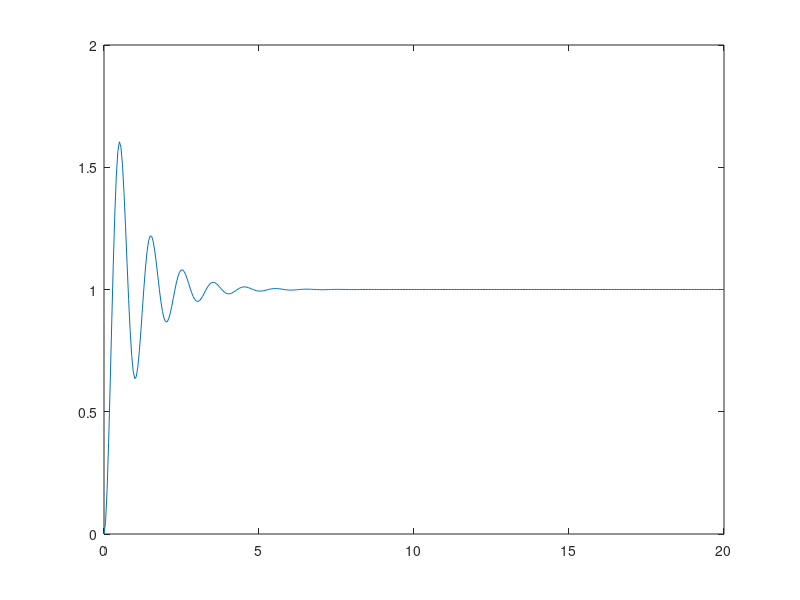
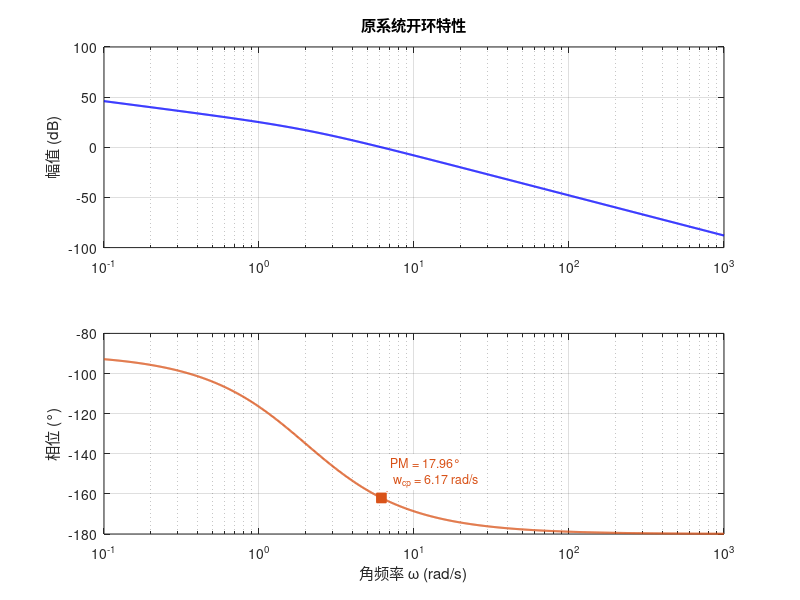
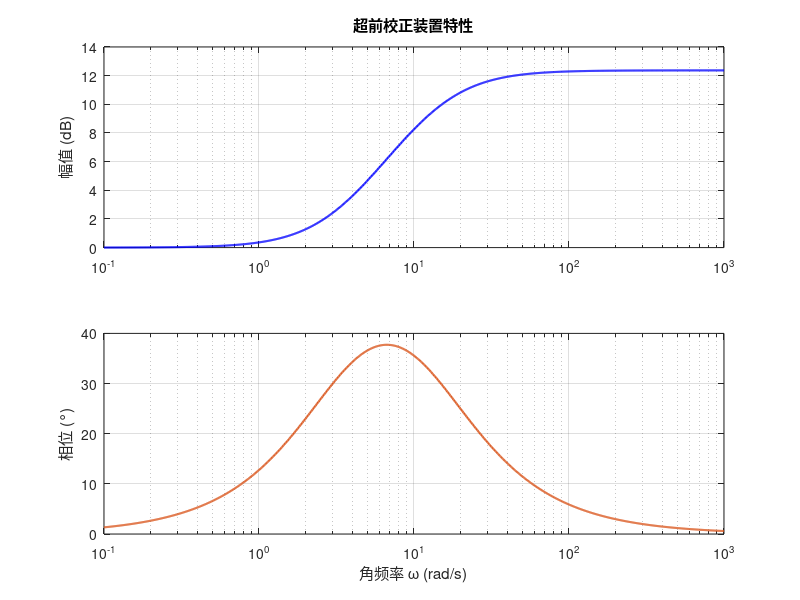
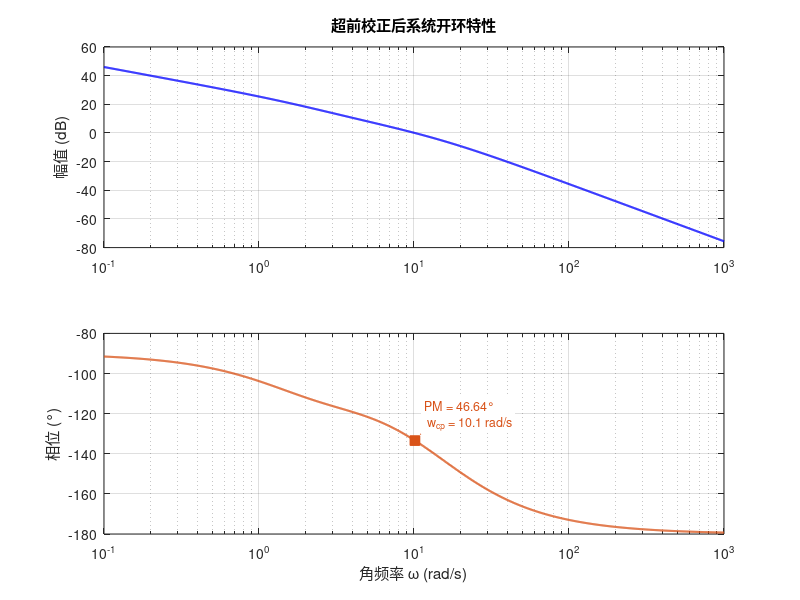

Write the MATLAB code that produced these figures, in order. (Note: this script raises an error after producing the figures.)
%% 原系统
s = tf('s');
K = 10;
g = 4*K/(s*(s+2));

%% 原系统时域特性
closed = feedback(g,1);
[res_ori, t] = step(closed,20);
plot(t, res_ori);

%%
function info = plotFreqCharacteristics(sys, w, figTitle)
% PLOTFREQUENCYCHARACTERISTICS  绘制系统的幅频/相频特性并标注增益/相角裕度
%   info = plotFreqCharacteristics(sys)
%   info = plotFreqCharacteristics(sys, w)
%   info = plotFreqCharacteristics(sys, w, figTitle)
%
% 输入：
%   sys      - LTI 传递函数或模型（tf, zpk, ss）
%   w        - （可选）频率向量（rad/s），默认 logspace(-1,3,1000)
%   figTitle - （可选）图像主标题字符串（显示在幅频子图上方）
%
% 输出 info 结构体包含：
%   info.w        - 使用的频率向量
%   info.mag      - 线性幅值
%   info.phase    - 相位（度）
%   info.mag_dB   - 幅值 (dB)
%   info.GM       - 幅值裕度 (dB)
%   info.PM       - 相角裕度 (deg)
%   info.Wcg      - 增益交叉频率 (rad/s)
%   info.Wcp      - 相角交叉频率 (rad/s)
%   info.Fig      - 图形句柄

if nargin < 2 || isempty(w)
    w = logspace(-1, 3, 1000); % 默认 0.1 ~ 1000 rad/s
end
if nargin < 3 || isempty(figTitle)
    figTitle = '频域特性';
end

% 计算频率响应
[mag, phase] = bode(sys, w);
mag = squeeze(mag);
phase = squeeze(phase);
mag_dB = 20*log10(mag);

% 计算裕度信息（margin 返回以线性比例的增益裕度和频率）
[GM_lin, PM, Wcg, Wcp] = margin(sys);
% 转换 GM 为 dB（若 GM_lin 为 inf，则设为 Inf）
if isfinite(GM_lin) && GM_lin > 0
    GM_dB = 20*log10(GM_lin);
else
    GM_dB = Inf;
end

% 绘图
fig = figure('Color','w');
% 幅频
subplot(2,1,1);
h1 = semilogx(w, mag_dB, 'b-', 'LineWidth', 1.5);
grid on;
ylabel('幅值 (dB)');
title(figTitle);    % 使用自定义标题
hold on;

% 若存在增益交叉频率，标注交叉点和幅值裕度
if ~isempty(Wcg) && isfinite(Wcg) && Wcg>0 && Wcg < max(w)
    % 找到最近的频率索引用于绘图定位
    [~, idx] = min(abs(w - Wcg));
    xg = w(idx);
    yg = mag_dB(idx);
    plot(xg, yg, 'o', 'Color', [0 0.4470 0.7410], 'MarkerFaceColor', [0 0.4470 0.7410], 'MarkerSize', 7);
    % 在幅值曲线下方显示 GM（dB）
    txt_x = xg * 10^(0.08); % 右移若干倍
    txt_y = yg - 0.08*(max(mag_dB)-min(mag_dB));
    plot([xg, txt_x], [yg, txt_y], ':', 'Color', [0 0.4470 0.7410], 'LineWidth', 0.8);
    if isfinite(GM_dB)
        txt = sprintf('GM = %.2f dB \n w_{cg} = %.3g rad/s', GM_dB, Wcg);
    else
        txt = sprintf('GM = Inf \n w_{cg} = %.3g rad/s', Wcg);
    end
    text(txt_x, txt_y, txt, 'Color', [0 0.4470 0.7410], 'FontSize', 9, ...
        'HorizontalAlignment','left','VerticalAlignment','bottom', ...
        'BackgroundColor','w','Margin',2);
end
hold off;

% 相频
subplot(2,1,2);
h2 = semilogx(w, phase, 'Color', '#d95319', 'LineWidth', 1.5);
grid on;
xlabel('角频率 \omega (rad/s)');
ylabel('相位 (°)');
hold on;

% 若存在相角交叉频率，标注交叉点和相角裕度
if ~isempty(Wcp) && isfinite(Wcp) && Wcp>0 && Wcp < max(w)
    [~, idx2] = min(abs(w - Wcp));
    xp = w(idx2);
    yp = phase(idx2);
    plot(xp, yp, 's', 'Color', [0.8500 0.3250 0.0980], 'MarkerFaceColor', [0.8500 0.3250 0.0980], 'MarkerSize', 7);
    txt_x2 = xp * 10^(0.06);
    txt_y2 = yp + 0.06*(max(phase)-min(phase));
    plot([xp, txt_x2], [yp, txt_y2], ':', 'Color', [0.8500 0.3250 0.0980], 'LineWidth', 0.8);
    txt2 = sprintf('PM = %.2f° \n w_{cp} = %.3g rad/s', PM, Wcp);
    text(txt_x2, txt_y2, txt2, 'Color', [0.8500 0.3250 0.0980], 'FontSize', 9, ...
        'HorizontalAlignment','left','VerticalAlignment','bottom', ...
        'BackgroundColor','w','Margin',2);
end
hold off;

% 返回结构体
info.w = w;
info.mag = mag;
info.phase = phase;
info.mag_dB = mag_dB;
info.GM = GM_dB;
info.PM = PM;
info.Wcg = Wcg;
info.Wcp = Wcp;
info.Fig = fig;
end


%% 原系统频域特性
info = plotFreqCharacteristics(g,[],"原系统开环特性");



%% 串联超前校正
% a = 3.543, T = 0.0861, wc0 = 3.278, wd0 = 11.6144
wc = 3.278; wd = 13.6144; % wc < wd
forward = (1+s/wc)/(1+s/wd);
info  = plotFreqCharacteristics(forward,[],"超前校正装置特性");
%
info = plotFreqCharacteristics(forward*g,[],"超前校正后系统开环特性");

% 比较：绘制校正前后闭环阶跃响应（同一图）
figure('Color','w');
% 校正后（超前）闭环响应
closed_for = feedback(forward*g, 1);
[res_for, t_for] = step(closed_for, 20);
h1 = plot(t_for, res_for, 'b-', 'LineWidth', 1.5);
hold on;
% 原系统闭环响应（之前计算的 res_ori, t）
h2 = plot(t, res_ori, 'r--', 'LineWidth', 1.5);
hold off;
grid on;
xlabel('时间 (s)');
ylabel('输出');
title('超前校正前后闭环阶跃响应比较');
legend([h2, h1], {'原系统', '超前校正后'}, 'Location', 'Best');



%% 迟后-超前校正
% a = 3.3978, w = 4.46323, wx0 = wx, phi = 33.04, 10lga = 5.312
wa = 0.131356; wb = 0.446323; wc = 2.4213; wd = 8.2271; % wa < wb < wc < wd
bcfw = (1+s/wb)*(1+s/wc)/((1+s/wa)*(1+s/wd));
info  = plotFreqCharacteristics(bcfw,[],"迟后超前校正装置特性");
%
info  = plotFreqCharacteristics(bcfw*g,[],"迟后-超前校正后系统开环特性");

% 新增：比较迟后-超前校正前后闭环阶跃响应（同一图）
figure('Color','w');
closed_bcfw = feedback(bcfw*g, 1);
[res_bcfw, t_bcfw] = step(closed_bcfw, 20);
h3 = plot(t_bcfw, res_bcfw, 'b-', 'LineWidth', 1.5);
hold on;
% 原系统闭环响应（之前计算的 res_ori, t）
h4 = plot(t, res_ori, 'r--', 'LineWidth', 1.5);
hold off;
grid on;
xlabel('时间 (s)');
ylabel('输出');
title('迟后-超前校正前后闭环阶跃响应比较');
legend([h4, h3], {'原系统', '迟后-超前校正后'}, 'Location', 'Best');


%% 串联迟后校正
% b = 1041; T = 42.1877; wa0 = 0.0237036; wb0 = 0.2277
wa = 0.0207036; wb = 0.2277; % wa < wb
lag = (1 + s/wb) / (1 + s/wa);
info = plotFreqCharacteristics(lag, [], "串联迟后校正装置特性");
%
info = plotFreqCharacteristics(lag*g, [], "串联迟后校正后系统开环特性");


figure('Color','w');
closed_lag = feedback(lag*g, 1);
[res_lag, t_lag] = step(closed_lag, 20); % 迟后校正通常较慢，延长仿真时间
h5 = plot(t_lag, res_lag, 'b-', 'LineWidth', 1.5);
hold on;

h6 = plot(t, res_ori, 'r--', 'LineWidth', 1.5);
hold off;
grid on;
xlabel('时间 (s)');
ylabel('输出');
title('串联迟后校正前后闭环阶跃响应比较');
legend([h6, h5], {'原系统', '串联迟后校正后'}, 'Location', 'Best');

%% 比较三种校正方式的开环波特图（同一图）
figure('Color','w');
hold on;
w = logspace(-2, 2, 1000);
[mag_ori, ph_ori] = bode(g, w); mag_ori = squeeze(mag_ori); ph_ori = squeeze(ph_ori);
[mag_for, ph_for] = bode(forward*g, w); mag_for = squeeze(mag_for); ph_for = squeeze(ph_for);
[mag_bcfw, ph_bcfw] = bode(bcfw*g, w); mag_bcfw = squeeze(mag_bcfw); ph_bcfw = squeeze(ph_bcfw);
[mag_lag, ph_lag] = bode(lag*g, w); mag_lag = squeeze(mag_lag); ph_lag = squeeze(ph_lag);

subplot(2,1,1);
semilogx(w, 20*log10(mag_ori), 'k--', 'LineWidth', 1);
hold on;
semilogx(w, 20*log10(mag_for), 'b-', 'LineWidth', 1.2);
semilogx(w, 20*log10(mag_bcfw), 'g-', 'LineWidth', 1.2);
semilogx(w, 20*log10(mag_lag), 'm-', 'LineWidth', 1.2);
grid on; ylabel('幅值 (dB)'); title('开环波特图比较'); legend('原系统','串联超前','迟后-超前','串联迟后','Location','Best');

subplot(2,1,2);
semilogx(w, ph_ori, 'k--', 'LineWidth', 1);
hold on;
semilogx(w, ph_for, 'b-', 'LineWidth', 1.2);
semilogx(w, ph_bcfw, 'g-', 'LineWidth', 1.2);
semilogx(w, ph_lag, 'm-', 'LineWidth', 1.2);
grid on; xlabel('\omega (rad/s)'); ylabel('相位 (°)');

hold off;

% 比较三种校正方式的闭环阶跃响应（同一图）
figure('Color','w');
closed_ori = feedback(g,1);
closed_for = feedback(forward*g,1);
closed_bcfw = feedback(bcfw*g,1);
closed_lag = feedback(lag*g,1);

tmax = 10; % 保持原意
t_common = linspace(0, tmax, 1000)'; % 统一时间向量

[y1, ~] = step(closed_ori, t_common);
[y2, ~] = step(closed_for, t_common);
[y3, ~] = step(closed_bcfw, t_common);
[y4, ~] = step(closed_lag, t_common);

% 绘制闭环阶跃响应（时间-输出图）
h_ori = plot(t_common, y1, 'k--', 'LineWidth', 1.2); hold on;
h_for = plot(t_common, y2, 'b-',  'LineWidth', 1.5);
h_bcfw = plot(t_common, y3, 'g-', 'LineWidth', 1.5);
h_lag = plot(t_common, y4, 'm-', 'LineWidth', 1.5);
hold off;
grid on;
xlabel('时间 (s)');
ylabel('输出');
title('校正前后闭环阶跃响应比较（时间-输出图）');
legend([h_ori, h_for, h_bcfw, h_lag], {'原系统','串联超前校正后','迟后-超前校正后','串联迟后校正后'}, 'Location','Best');
